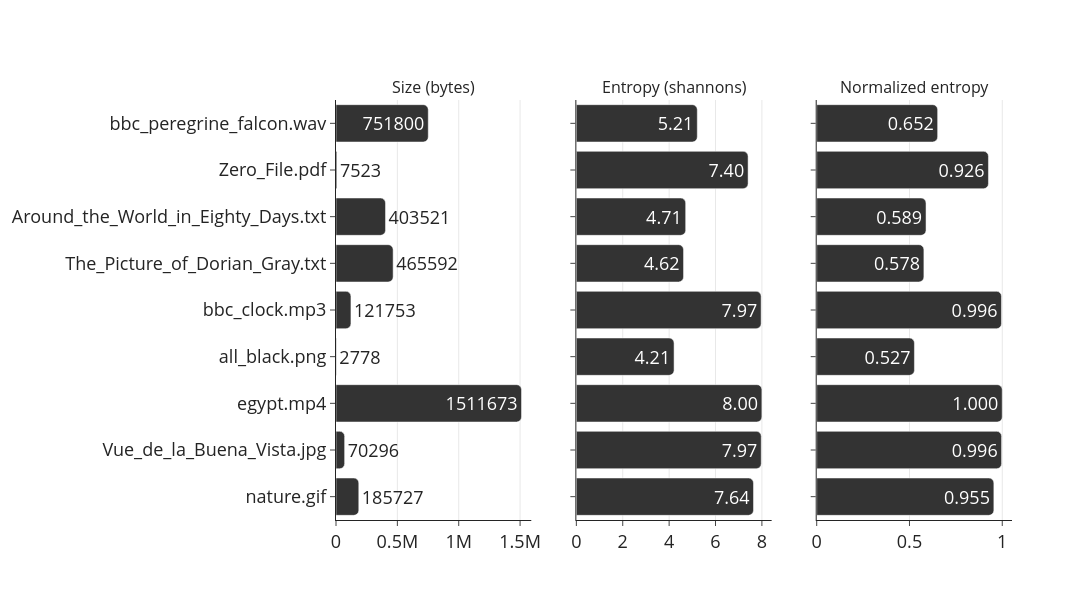

The cell this chart's notebook holds for it:
### Code cell
fig = make_subplots(
    rows=1, cols=3, shared_yaxes=True, vertical_spacing=0.02,
    subplot_titles=['Size (bytes)', 'Entropy (shannons)', 'Normalized entropy'])

fig.add_trace(
    go.Bar(y=df_summary['filename'], x=df_summary['size_bytes'],
           orientation='h', text=df_summary['size_bytes']),
    row=1, col=1)

fig.add_trace(
    go.Bar(y=df_summary['filename'], x=df_summary['entropy'], orientation='h',
           text=df_summary['entropy'], texttemplate='%{text:.2f}'),
    row=1, col=2)

fig.add_trace(
    go.Bar(y=df_summary['filename'], x=df_summary['normalized_entropy'],
           orientation='h', text=df_summary['normalized_entropy'],
           texttemplate='%{text:.3f}'),
    row=1, col=3)

fig.update_traces(marker_color='#333333')
fig.update_layout(height=600, width=1500, showlegend=False,
                  template='simple_white', barcornerradius=5, font_size=18)
fig.update_xaxes(showgrid=True)
fig.write_image(os.path.join(path_results, 'data_set_summary.pdf'))
fig.write_image(os.path.join(path_results, 'data_set_summary.svg'), scale=3)
fig.show()

### Figure 1 — Plotly figure (JSON) as saved in the notebook; plotly's stock layout.template omitted (floating-point values rounded to 4 significant figures)
{"data": [{"marker": {"color": "#333333"}, "orientation": "h", "text": [185700.0, 70300.0, 1512000.0, 2778.0, 121800.0, 465600.0, 403500.0, 7523.0, 751800.0], "type": "bar", "x": [185727, 70296, 1511673, 2778, 121753, 465592, 403521, 7523, 751800], "xaxis": "x", "y": ["nature.gif", "Vue_de_la_Buena_Vista.jpg", "egypt.mp4", "all_black.png", "bbc_clock.mp3", "The_Picture_of_Dorian_Gray.txt", "Around_the_World_in_Eighty_Days.txt", "Zero_File.pdf", "bbc_peregrine_falcon.wav"], "yaxis": "y"}, {"marker": {"color": "#333333"}, "orientation": "h", "text": [7.638, 7.971, 7.999, 4.213, 7.967, 4.621, 4.714, 7.405, 5.215], "texttemplate": "%{text:.2f}", "type": "bar", "x": [7.638, 7.971, 7.999, 4.213, 7.967, 4.621, 4.714, 7.405, 5.215], "xaxis": "x2", "y": ["nature.gif", "Vue_de_la_Buena_Vista.jpg", "egypt.mp4", "all_black.png", "bbc_clock.mp3", "The_Picture_of_Dorian_Gray.txt", "Around_the_World_in_Eighty_Days.txt", "Zero_File.pdf", "bbc_peregrine_falcon.wav"], "yaxis": "y2"}, {"marker": {"color": "#333333"}, "orientation": "h", "text": [0.9547, 0.9964, 0.9999, 0.5267, 0.9958, 0.5777, 0.5892, 0.9256, 0.6518], "texttemplate": "%{text:.3f}", "type": "bar", "x": [0.9547, 0.9964, 0.9999, 0.5267, 0.9958, 0.5777, 0.5892, 0.9256, 0.6518], "xaxis": "x3", "y": ["nature.gif", "Vue_de_la_Buena_Vista.jpg", "egypt.mp4", "all_black.png", "bbc_clock.mp3", "The_Picture_of_Dorian_Gray.txt", "Around_the_World_in_Eighty_Days.txt", "Zero_File.pdf", "bbc_peregrine_falcon.wav"], "yaxis": "y3"}], "layout": {"annotations": [{"font": {"size": 16}, "showarrow": false, "text": "Size (bytes)", "x": 0.1444, "xanchor": "center", "xref": "paper", "y": 1, "yanchor": "bottom", "yref": "paper"}, {"font": {"size": 16}, "showarrow": false, "text": "Entropy (shannons)", "x": 0.5, "xanchor": "center", "xref": "paper", "y": 1, "yanchor": "bottom", "yref": "paper"}, {"font": {"size": 16}, "showarrow": false, "text": "Normalized entropy", "x": 0.8556, "xanchor": "center", "xref": "paper", "y": 1, "yanchor": "bottom", "yref": "paper"}], "barcornerradius": 5, "font": {"size": 18}, "height": 600, "showlegend": false, "width": 1500, "xaxis": {"anchor": "y", "domain": [0, 0.2889], "showgrid": true}, "xaxis2": {"anchor": "y2", "domain": [0.3556, 0.6444], "showgrid": true}, "xaxis3": {"anchor": "y3", "domain": [0.7111, 1], "showgrid": true}, "yaxis": {"anchor": "x", "domain": [0, 1]}, "yaxis2": {"anchor": "x2", "domain": [0, 1], "matches": "y", "showticklabels": false}, "yaxis3": {"anchor": "x3", "domain": [0, 1], "matches": "y", "showticklabels": false}}}
